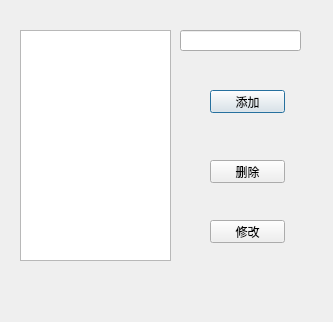
<?xml version="1.0" encoding="UTF-8"?>
<ui version="4.0">
 <class>dlg_br</class>
 <widget class="QDialog" name="dlg_br">
  <property name="windowModality">
   <enum>Qt::ApplicationModal</enum>
  </property>
  <property name="geometry">
   <rect>
    <x>0</x>
    <y>0</y>
    <width>333</width>
    <height>322</height>
   </rect>
  </property>
  <property name="windowTitle">
   <string>品牌维护</string>
  </property>
  <widget class="QLineEdit" name="txt_br">
   <property name="geometry">
    <rect>
     <x>180</x>
     <y>30</y>
     <width>121</width>
     <height>21</height>
    </rect>
   </property>
  </widget>
  <widget class="QPushButton" name="btnAdd">
   <property name="geometry">
    <rect>
     <x>210</x>
     <y>90</y>
     <width>75</width>
     <height>23</height>
    </rect>
   </property>
   <property name="text">
    <string>添加</string>
   </property>
  </widget>
  <widget class="QPushButton" name="btnDel">
   <property name="geometry">
    <rect>
     <x>210</x>
     <y>160</y>
     <width>75</width>
     <height>23</height>
    </rect>
   </property>
   <property name="text">
    <string>删除</string>
   </property>
  </widget>
  <widget class="QPushButton" name="btnRev">
   <property name="geometry">
    <rect>
     <x>210</x>
     <y>220</y>
     <width>75</width>
     <height>23</height>
    </rect>
   </property>
   <property name="text">
    <string>修改</string>
   </property>
  </widget>
  <widget class="QListView" name="list_Br">
   <property name="geometry">
    <rect>
     <x>20</x>
     <y>30</y>
     <width>151</width>
     <height>231</height>
    </rect>
   </property>
  </widget>
 </widget>
 <resources/>
 <connections/>
</ui>
